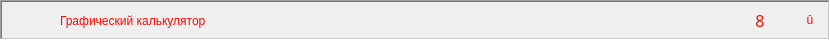
   <widget class="QFrame" name="header_frame">
    <property name="geometry">
     <rect>
      <x>19</x>
      <y>10</y>
      <width>830</width>
      <height>40</height>
     </rect>
    </property>
    <property name="mouseTracking">
     <bool>true</bool>
    </property>
    <property name="tabletTracking">
     <bool>true</bool>
    </property>
    <property name="frameShape">
     <enum>QFrame::WinPanel</enum>
    </property>
    <property name="frameShadow">
     <enum>QFrame::Sunken</enum>
    </property>
    <widget class="QLabel" name="titleLabel">
     <property name="geometry">
      <rect>
       <x>60</x>
       <y>5</y>
       <width>331</width>
       <height>31</height>
      </rect>
     </property>
     <property name="mouseTracking">
      <bool>true</bool>
     </property>
     <property name="tabletTracking">
      <bool>true</bool>
     </property>
     <property name="styleSheet">
      <string notr="true">border: 0px;
background-color: rgba(255, 255, 255, 0);
font: 12pt &quot;Segoe Print&quot;;
color: rgb(255, 8, 0);</string>
     </property>
     <property name="text">
      <string>Графический калькулятор</string>
     </property>
    </widget>
    <widget class="QFrame" name="windowButtonsFrame">
     <property name="geometry">
      <rect>
       <x>740</x>
       <y>5</y>
       <width>91</width>
       <height>30</height>
      </rect>
     </property>
     <property name="styleSheet">
      <string notr="true">background-color: rgba(255, 255, 255, 0);
border: 0px;</string>
     </property>
     <property name="frameShape">
      <enum>QFrame::WinPanel</enum>
     </property>
     <property name="frameShadow">
      <enum>QFrame::Raised</enum>
     </property>
     <widget class="QPushButton" name="minimizeWindowButton">
      <property name="geometry">
       <rect>
        <x>0</x>
        <y>0</y>
        <width>40</width>
        <height>30</height>
       </rect>
      </property>
      <property name="font">
       <font>
        <family>MS Reference Specialty</family>
        <pointsize>12</pointsize>
        <weight>50</weight>
        <italic>false</italic>
        <bold>false</bold>
       </font>
      </property>
      <property name="cursor">
       <cursorShape>PointingHandCursor</cursorShape>
      </property>
      <property name="mouseTracking">
       <bool>true</bool>
      </property>
      <property name="tabletTracking">
       <bool>true</bool>
      </property>
      <property name="styleSheet">
       <string notr="true">color: rgb(255, 8, 0);
font: 12pt &quot;MS Reference Specialty&quot;;
</string>
      </property>
      <property name="text">
       <string>8</string>
      </property>
     </widget>
     <widget class="QPushButton" name="closeWindowButton">
      <property name="geometry">
       <rect>
        <x>50</x>
        <y>0</y>
        <width>40</width>
        <height>30</height>
       </rect>
      </property>
      <property name="cursor">
       <cursorShape>PointingHandCursor</cursorShape>
      </property>
      <property name="mouseTracking">
       <bool>true</bool>
      </property>
      <property name="tabletTracking">
       <bool>true</bool>
      </property>
      <property name="focusPolicy">
       <enum>Qt::ClickFocus</enum>
      </property>
      <property name="styleSheet">
       <string notr="true">color: rgb(255, 8, 0);
font: 21pt &quot;Wingdings&quot;;
border: 1px
</string>
      </property>
      <property name="text">
       <string>û</string>
      </property>
      <property name="checkable">
       <bool>false</bool>
      </property>
      <property name="autoDefault">
       <bool>false</bool>
      </property>
     </widget>
    </widget>
    <widget class="QLabel" name="icon_label">
     <property name="geometry">
      <rect>
       <x>10</x>
       <y>2</y>
       <width>45</width>
       <height>35</height>
      </rect>
     </property>
     <property name="styleSheet">
      <string notr="true">border: 0px</string>
     </property>
     <property name="text">
      <string/>
     </property>
     <property name="pixmap">
      <pixmap>images/iconMin.png</pixmap>
     </property>
    </widget>
   </widget>
